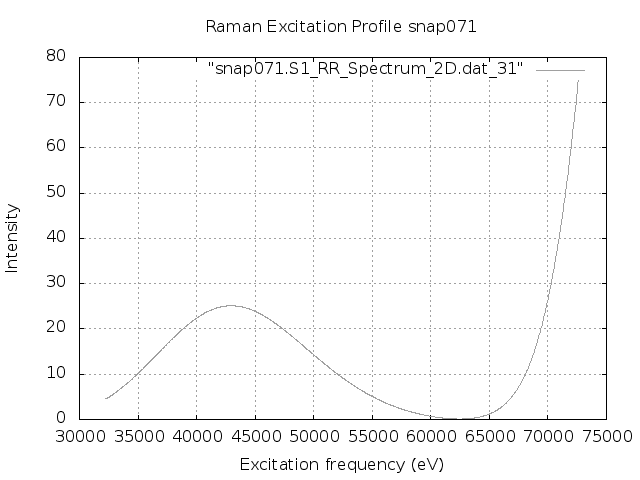

Write gnuplot code to recreate this figure.
set terminal png
set output "snap071.S1.REP.png"
set xlabel 'Excitation frequency (eV)'
set ylabel 'Intensity'
set title "Raman Excitation Profile snap071"
set grid
set autoscale
plot "snap071.S1_RR_Spectrum_2D.dat_31" with lines lc "blue"
exit
